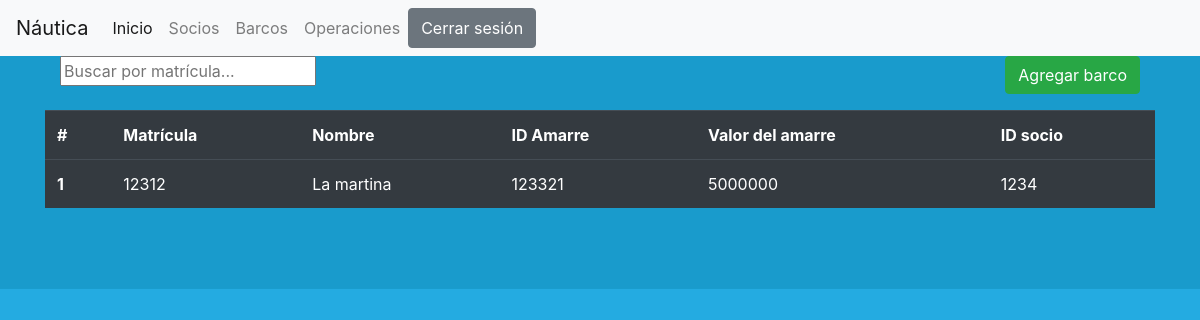
The app's page /views/barcosparts/barcospage.php with its own data.
### tables this page shows
create table  if not exists barcos(
	matricula bigint not null primary key,
    nombres varchar(32) not null, 
	idamarre bigint,
	costoamarre int,
	id_socios bigint not null
);

### models/createconnection.php (called while the page is built, shortened)
<?php
function getdatabase(){ return "nautica_adriancosta"; }
function table_exists( $conn, $table ){
    return ($conn->query("select * from $table"));
}
function connect2db(){
    $dbhost = "localhost";
    $dbuser = "root";
    $dbpass = "";
    $db = "";
    $conn = null;
    try {
        $conn = new mysqli($dbhost, $dbuser, $dbpass,$db);
        $conn->query( "create database if not exists ".getdatabase() );
        $conn->query( "use ".getdatabase() );
        if( !table_exists($conn, "socios") ){
            $conn->multi_query( getfilecont("models/creacion_tablas.sql") );
            while ($conn->next_result()) {;}
            $conn->multi_query( getfilecont("models/insertar_semillas.sql") );
            while ($conn->next_result()) {;}
        }
    } catch (Exception $e) {
        $err = $e->getMessage()."";
        echo    "<br><br>
                    <a style='background-color:red;' >
                    $err
                    </a>
                    <br><br>
                    REVISE LA CONFIGURACION LAMP";
        exit();
    }
    return $conn;
}

### models/barcos.php (called while the page is built, shortened)
<?php
require_once("models/createconnection.php");
class barcos
{
    private $conn;
    function __construct()
    {
        $this->conn = connect2db();
    }
    function getall(){
        return ($this->conn->query("select * from barcos"));
    }
}

### views/barcosparts/barcospage.php (the view, shortened to what this page needs)
<!DOCTYPE html>
<html lang="en">
<head>
    <link rel="stylesheet" href="views/static/css/bootstrap.css">
</head>
<body background="/views/static/img/Segunda-parte.png" style="background-size:100% 100vh;">
    <?php
    include("views/static/navbar.php");
    ?>
    <div class="container">
        <div class="container mb-4">
            <input type="text" id="myInput" onkeyup="tablefuns()" placeholder="Buscar por matrícula..." title="Type in a name">
            <button type="button" class="btn btn-success float-right" data-toggle="modal" data-target="#exampleModal">
                Agregar barco
            </button>
        </div>
        <table class="table table-dark" id="myTable">
            <tr>
                <th scope="col">#</th>
                <th scope="col">Matrícula</th>
                <th scope="col">Nombre</th>
                <th scope="col">ID Amarre</th>
                <th scope="col">Valor del amarre</th>
                <th scope="col">ID socio</th>
            </tr>
            <?php
            require_once("models/barcos.php");
            $barcos = new barcos();
            $sosall = $barcos->getall();
            $count = 1;
            while ($value = $sosall->fetch_array()) {
                echo "<th scope='row'>$count</th>";
                echo "<td>" . $value['matricula'] . "</td>";
                echo "<td>" . $value['nombres'] . "</td>";
                echo "<td>" . $value['idamarre'] . "</td>";
                echo "<td>" . $value['costoamarre'] . "</td>";
                echo "<td>" . $value['id_socios'] . "</td>";
                $count++;
            }
            ?>
        </table>
    </div>
</body>
</html>

### records on screen
barcos: matricula "12312", nombres "La martina", idamarre "123321", costoamarre "5000000", id_socios "1234"
